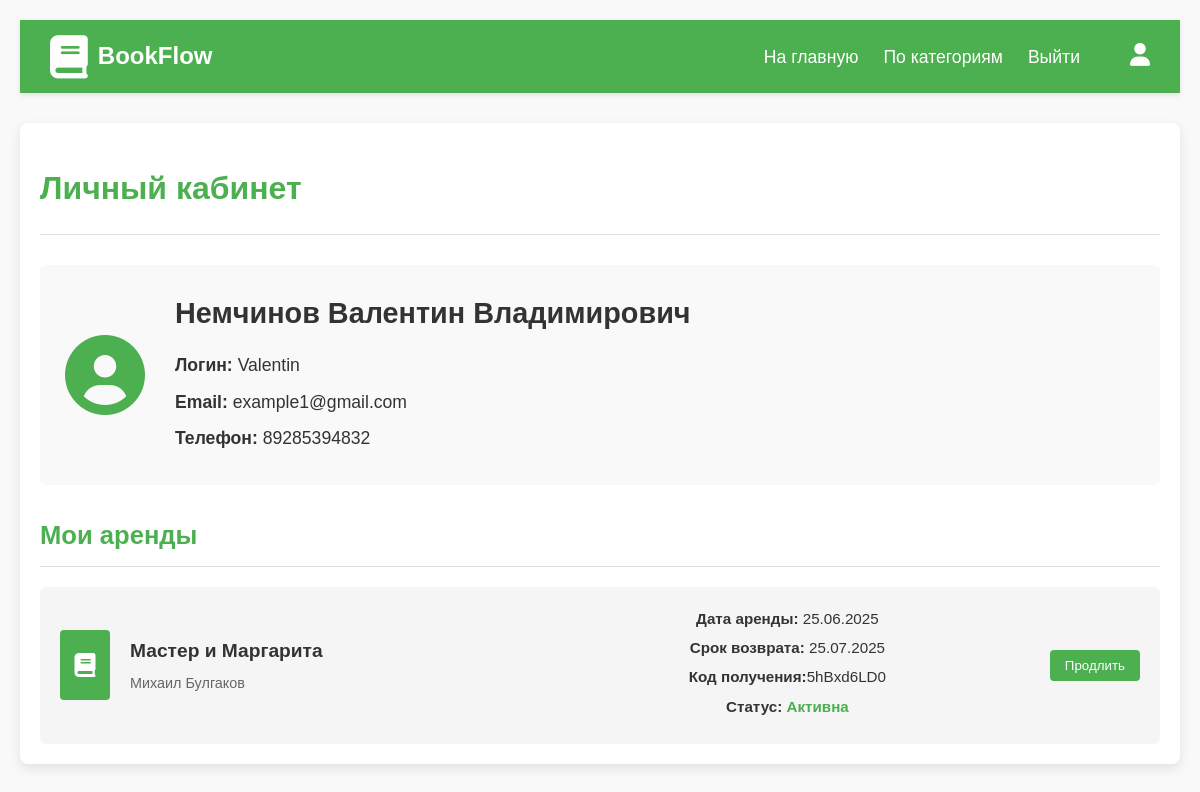
The app's page /profile/ (signed in) with its own data.
### library/models.py (models this page shows, shortened)
class User(AbstractUser):
    middle_name = models.CharField(max_length=255, null=True)
    email = models.CharField(
        max_length=254,
        unique=True,
        validators=[EmailValidator()]
    )
    phone = models.CharField(
        max_length=20,
        unique=True,
    )

class Reservation(models.Model):
    STATUS_CHOICES = [
        ('active', 'Активна'),
        ('completed', 'Завершена'),
        ('cancelled', 'Отменена'),
    ]
    user = models.ForeignKey(User, on_delete=models.CASCADE)
    book = models.ForeignKey(Book, on_delete=models.CASCADE)
    reservation_date = models.DateTimeField(auto_now_add=True)
    expiration_date = models.DateTimeField(null=True)
    status = models.CharField(
        max_length=10,
        choices=STATUS_CHOICES,
        default='active',
    )
    reservation_code = models.CharField(max_length=20, unique=True, null=True)

class Book(models.Model):
    title = models.CharField(max_length=255)
    author = models.CharField(max_length=255)
    publication_year = models.IntegerField()
    publisher = models.CharField(max_length=255)
    available_copies = models.IntegerField()
    total_copies = models.IntegerField()
    cover = models.ImageField(upload_to="photos/%Y/%m/%d")
    describe = models.TextField(blank=True)
    class Meta:
        verbose_name = "Книги"
        ordering = ["-id"]

### library/views.py (the view)
# urls.py: path('profile/', user_pesonal, name="profile"),
def user_pesonal(request):
    local_user = request.user
    user_reservations = Reservation.objects.filter(user=local_user.pk)
    context = {
        "user": local_user,
        "rentals": user_reservations
    }
    return render(request, "library/user_profile.html", context)

### library/templates/library/user_profile.html
{% extends "library/base.html" %}
{% load static %}
{% block style %}
    <link type="text/css" href="{% static 'library/css/profile.css' %}" rel="stylesheet">
{% endblock %}
{% block content %}
<div class="profile-container">
    <div class="profile-header">
        <h1 class="profile-title">Личный кабинет</h1>
    </div>
    <div class="profile-info">
        <div class="user-card">
            <div class="user-avatar">
                <i class="fas fa-user-circle"></i>
            </div>
            <div class="user-details">
                <h2>{{ user.last_name }} {{ user.first_name }} {{ user.middle_name }}</h2>
                <p><strong>Логин:</strong> {{ user.username }}</p>
                <p><strong>Email:</strong> {{ user.email }}</p>
                <p><strong>Телефон:</strong> {{ user.phone }}</p>
            </div>
        </div>
    </div>
    <div class="rentals-section">
        <h2 class="section-title">Мои аренды</h2>
        {% if rentals.filter %}
            <div class="rentals-list">
                {% for rental in rentals %}
                <div class="rental-item">
                    <div class="rental-book">
                        <div class="book-cover-small">
                            <i class="fas fa-book"></i>
                        </div>
                        <div class="book-info">
                            <h3>{{ rental.book.title }}</h3>
                            <p class="book-author">{{ rental.book.author }}</p>
                        </div>
                    </div>
                    <div class="rental-details">
                        <p><strong>Дата аренды:</strong> {{ rental.reservation_date|date:"d.m.Y" }}</p>
                        <p><strong>Срок возврата:</strong> {{ rental.expiration_date|date:"d.m.Y" }}</p>
                        <p><strong>Код получения:</strong>5hBxd6LD0</p>
                        <p><strong>Статус:</strong>
                            <span class="status-{{ rental.status|lower }}">{{ rental.get_status_display }}</span>
                        </p>
                    </div>
                    <div class="rental-actions">
                        {% if rental.status == 'active' %}
                            <button class="btn-extend">Продлить</button>
                        {% endif %}
                    </div>
                </div>
                {% endfor %}
            </div>
        {% else %}
            <div class="no-rentals">
                <p>У вас нет активных аренд.</p>
            </div>
        {% endif %}
    </div>
</div>
{% endblock %}

### library/static/library/css/style.css (style rules this page uses)
* { margin: 0; padding: 0; box-sizing: border-box; font-family: 'Arial', sans-serif; }
body { font-family: 'Segoe UI', Tahoma, Geneva, Verdana, sans-serif; line-height: 1.6; color: #333; margin: 0 auto; padding: 20px; background-color: #f9f9f9; }

### library/static/library/css/profile.css (style rules this page uses)
.profile-container { max-width: 1200px; margin: 30px auto; padding: 20px; background-color: white; border-radius: 8px; box-shadow: 0 4px 12px rgba(0, 0, 0, 0.1); }
.profile-header { padding: 20px 0; border-bottom: 1px solid #e0e0e0; margin-bottom: 30px; }
.profile-title { color: #4CAF50; font-size: 2em; font-weight: 700; }
.user-card { display: flex; align-items: center; padding: 25px; background-color: #f9f9f9; border-radius: 6px; margin-bottom: 30px; }
.user-avatar { margin-right: 30px; }
.user-avatar i { font-size: 80px; color: #4CAF50; }
.user-details h2 { color: #333; font-size: 1.8em; margin-bottom: 15px; }
.user-details p { margin-bottom: 8px; font-size: 1.1em; }
.section-title { color: #4CAF50; font-size: 1.6em; margin-bottom: 20px; padding-bottom: 10px; border-bottom: 1px solid #e0e0e0; }
.rentals-list { display: flex; flex-direction: column; gap: 15px; }
.rental-item { display: flex; justify-content: space-between; align-items: center; padding: 20px; background-color: #f5f5f5; border-radius: 6px; transition: all 0.3s ease; }
.rental-book { display: flex; align-items: center; flex: 1; }
.book-cover-small { width: 50px; height: 70px; background-color: #4CAF50; color: white; display: flex; align-items: center; justify-content: center; margin-right: 20px; border-radius: 4px; }
.book-cover-small i { font-size: 24px; }
.book-info h3 { font-size: 1.2em; margin-bottom: 5px; color: #333; }
.book-author { color: #666; font-size: 0.9em; }
.rental-details { flex: 1; text-align: center; }
.rental-details p { margin-bottom: 5px; font-size: 0.95em; }
.status-active { color: #4CAF50; font-weight: bold; }
.rental-actions { margin-left: 20px; }
.btn-extend { background-color: #4CAF50; color: white; border: none; padding: 8px 15px; border-radius: 4px; cursor: pointer; transition: background-color 0.3s; }

### records on screen
User: last_name "Немчинов", first_name "Валентин", middle_name "Владимирович", username "Valentin", email "example1@gmail.com", phone "89285394832"
Reservation: book "Мастер и Маргарита", book.author "Михаил Булгаков", reservation_date "25.06.2025", expiration_date "25.07.2025", status "Активна", shows "Продлить"
